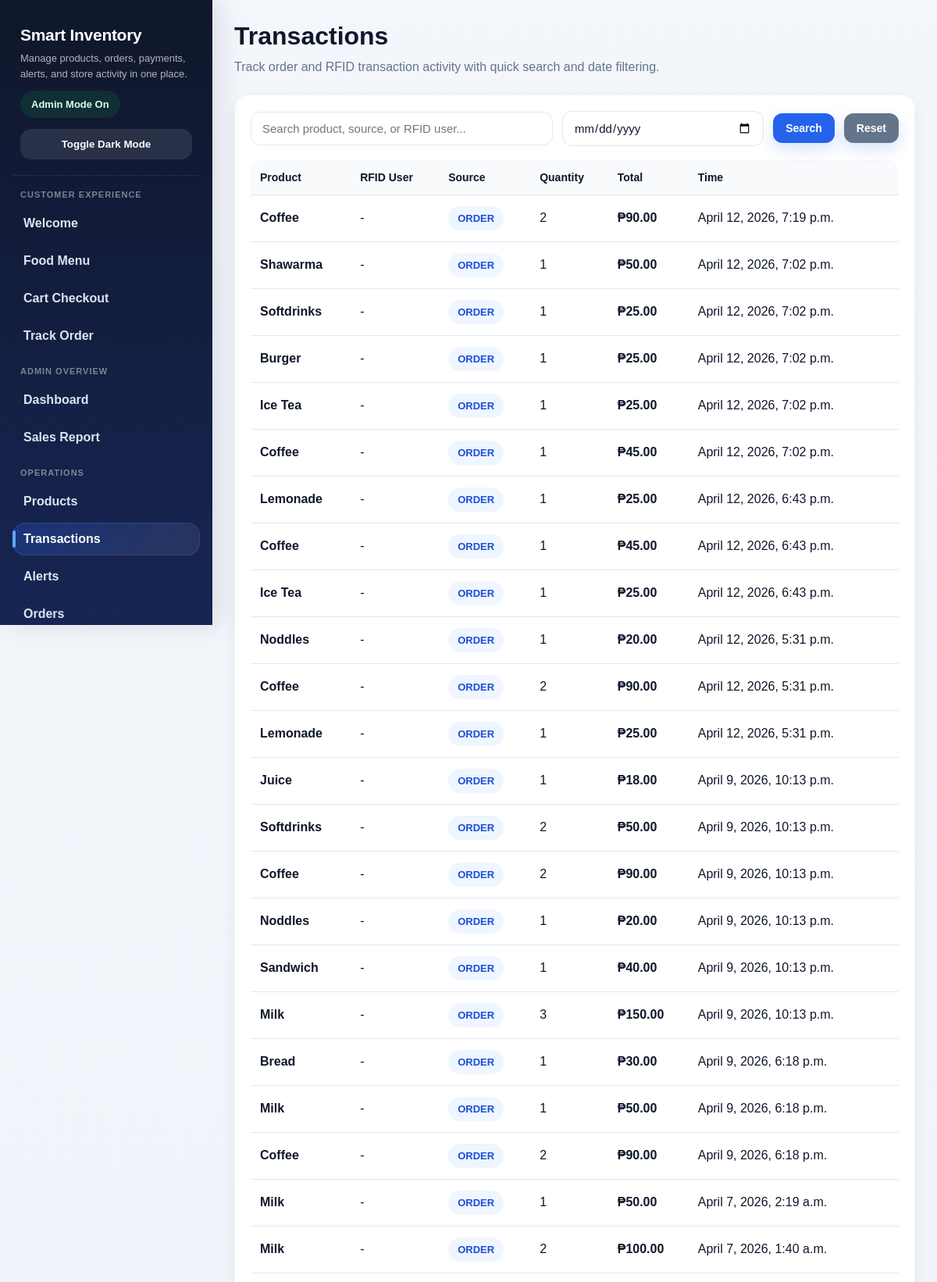
Page /transactions/ (signed in, upper part) on the committed database.
### store/models.py (models this page shows, shortened)
class Transaction(models.Model):
    rfid_user = models.ForeignKey(RFIDUser, on_delete=models.SET_NULL, null=True, blank=True)
    product = models.ForeignKey(Product, on_delete=models.CASCADE)
    quantity = models.IntegerField(default=1)
    total_price = models.DecimalField(max_digits=10, decimal_places=2)
    transaction_time = models.DateTimeField(auto_now_add=True)
    source = models.CharField(max_length=50, default="RFID")

class Product(models.Model):
    name = models.CharField(max_length=150)
    category = models.CharField(max_length=100, blank=True)
    description = models.TextField(blank=True, default='')
    stock = models.IntegerField(default=0)
    reorder_level = models.IntegerField(default=5)
    price = models.DecimalField(max_digits=10, decimal_places=2)
    is_active = models.BooleanField(default=True)
    image = models.ImageField(upload_to='products/', blank=True, null=True)

### store/views.py (the view, shortened to what this page needs)
# urls.py: path('transactions/', views.transaction_list, name='transaction_list'),
def transaction_list(request):
    if not require_store_admin(request):
        return redirect('food_menu')
    query = request.GET.get('q', '').strip()
    selected_date = request.GET.get('date', '').strip()
    transactions = Transaction.objects.select_related('product', 'rfid_user').order_by('-transaction_time')
    if selected_date:
        transactions = transactions.filter(transaction_time__date=selected_date)
    context = {
        'transactions': transactions,
        'query': query,
        'selected_date': selected_date,
    }
    return render(request, 'store/transactions.html', context)

### store/views.py (called while the page is built)
def is_store_admin(request):
    return request.session.get('store_admin_unlocked', False)

def require_store_admin(request):
    if not is_store_admin(request):
        messages.error(request, 'Admin access is required for that action.')
        return False
    return True

### store/templates/store/transactions.html (shortened to what this page needs)
{% extends 'store/base.html' %}
{% block content %}
<div class="page-header">
    <h1>Transactions</h1>
    <p class="page-subtitle">Track order and RFID transaction activity with quick search and date filtering.</p>
</div>
<div class="section">
    <form method="get" class="filter-bar">
        <input type="text" name="q" value="{{ query }}" placeholder="Search product, source, or RFID user...">
        <input type="date" name="date" value="{{ selected_date }}">
        <button type="submit" class="btn">Search</button>
        <a href="{% url 'transaction_list' %}" class="btn" style="background:#64748b;">Reset</a>
    </form>
    <div class="table-wrap">
        <table>
            <tr>
                <th>Product</th>
                <th>RFID User</th>
                <th>Source</th>
                <th>Quantity</th>
                <th>Total</th>
                <th>Time</th>
            </tr>
            {% for txn in transactions %}
            <tr>
                <td style="font-weight:700; text-transform:capitalize;">{{ txn.product.name }}</td>
                <td>
                    {% if txn.rfid_user %}
                        {{ txn.rfid_user.full_name }}
                    {% else %}
                        -
                    {% endif %}
                </td>
                <td>
                    {% if txn.source == 'ORDER' %}
                        <span class="source-badge source-order">{{ txn.source }}</span>
                    {% elif txn.source == 'RFID' %}
                        <span class="source-badge source-rfid">{{ txn.source }}</span>
                    {% else %}
                        {{ txn.source }}
                    {% endif %}
                </td>
                <td>{{ txn.quantity }}</td>
                <td class="amount-text">₱{{ txn.total_price }}</td>
                <td>{{ txn.transaction_time|date:"F j, Y, g:i a" }}</td>
            </tr>
            {% empty %}
            <tr>
                <td colspan="6">No transactions found.</td>
            </tr>
            {% endfor %}
        </table>
    </div>
</div>
{% endblock %}

### store/templates/store/base.html (style rules this page uses)
:root { --bg: #f3f6fb; --bg-soft: #eef3f9; --surface: #ffffff; --surface-soft: #f8fafc; --sidebar: #0f172a; --sidebar-2: #172554; --sidebar-text: #dbe4f0; --text: #0f172a; --muted: #64748b; --border: #e2e8f0; --primary: #2563eb; --primary-hover: #1d4ed8; --success: #16a34a; --danger: #dc2626; --warning: #f59e0b; --info: #2563eb; --shadow-sm: 0 6px 18px rgba(15, 23, 42, 0.06); --shadow-md: 0 10px 28px rgba(15, 23, 42, 0.10); --radius: 18px; --radius-sm: 12px; }
* { box-sizing: border-box; margin: 0; padding: 0; font-family: Arial, sans-serif; }
html { scroll-behavior: smooth; }
body { background: linear-gradient(180deg, var(--bg) 0%, var(--bg-soft) 100%); color: var(--text); transition: background 0.25s ease, color 0.25s ease; }
a { color: inherit; }
.section { background: var(--surface); border-radius: var(--radius); padding: 20px; margin-bottom: 24px; box-shadow: var(--shadow-sm); border: 1px solid rgba(226,232,240,0.45); transition: background 0.25s ease, border-color 0.25s ease; }
.table-wrap { overflow-x: auto; }
table { width: 100%; border-collapse: collapse; overflow: hidden; border-radius: 14px; }
table th, table td { padding: 14px 12px; border-bottom: 1px solid var(--border); text-align: left; vertical-align: middle; color: var(--text); }
table th { background: var(--surface-soft); font-size: 14px; font-weight: 800; }
.btn { display: inline-flex; align-items: center; justify-content: center; gap: 8px; padding: 11px 16px; background: var(--primary); color: white; text-decoration: none; border: none; border-radius: 12px; cursor: pointer; font-size: 14px; font-weight: 800; transition: transform 0.18s ease, background 0.18s ease, box-shadow 0.18s ease; box-shadow: 0 8px 20px rgba(37,99,235,0.18); }
input[type="text"], input[type="number"], input[type="date"], input[type="email"], input[type="password"], select, textarea { width: 100%; padding: 12px 14px; border: 1px solid var(--border); border-radius: 12px; outline: none; font-size: 15px; background: var(--surface); color: var(--text); }

### store/templates/store/transactions.html (style rules this page uses)
.page-header { margin-bottom: 22px; }
.page-subtitle { color: #64748b; margin-top: 8px; line-height: 1.6; }
.filter-bar { display: grid; grid-template-columns: 1.2fr 0.8fr auto auto; gap: 12px; align-items: center; margin-bottom: 18px; }
.source-badge { display: inline-block; padding: 8px 12px; border-radius: 999px; font-size: 13px; font-weight: 800; }
.source-order { background: #eff6ff; color: #1d4ed8; }
.amount-text { font-weight: 800; color: #0f172a; }

### rows in the picture
Transaction: product.name "Coffee", source "ORDER", quantity "2", total_price "90.00", transaction_time "April 12, 2026, 7:19 p.m."
Transaction: product.name "Shawarma", source "ORDER", quantity "1", total_price "50.00", transaction_time "April 12, 2026, 7:02 p.m."
Transaction: product.name "Softdrinks", source "ORDER", quantity "1", total_price "25.00", transaction_time "April 12, 2026, 7:02 p.m."
Transaction: product.name "Burger", source "ORDER", quantity "1", total_price "25.00", transaction_time "April 12, 2026, 7:02 p.m."
Transaction: product.name "Ice Tea", source "ORDER", quantity "1", total_price "25.00", transaction_time "April 12, 2026, 7:02 p.m."
Transaction: product.name "Coffee", source "ORDER", quantity "1", total_price "45.00", transaction_time "April 12, 2026, 7:02 p.m."
Transaction: product.name "Lemonade", source "ORDER", quantity "1", total_price "25.00", transaction_time "April 12, 2026, 6:43 p.m."
Transaction: product.name "Coffee", source "ORDER", quantity "1", total_price "45.00", transaction_time "April 12, 2026, 6:43 p.m."
Transaction: product.name "Ice Tea", source "ORDER", quantity "1", total_price "25.00", transaction_time "April 12, 2026, 6:43 p.m."
Transaction: product.name "Noddles", source "ORDER", quantity "1", total_price "20.00", transaction_time "April 12, 2026, 5:31 p.m."
Transaction: product.name "Coffee", source "ORDER", quantity "2", total_price "90.00", transaction_time "April 12, 2026, 5:31 p.m."
Transaction: product.name "Lemonade", source "ORDER", quantity "1", total_price "25.00", transaction_time "April 12, 2026, 5:31 p.m."
Transaction: product.name "Juice", source "ORDER", quantity "1", total_price "18.00", transaction_time "April 9, 2026, 10:13 p.m."
Transaction: product.name "Softdrinks", source "ORDER", quantity "2", total_price "50.00", transaction_time "April 9, 2026, 10:13 p.m."
Transaction: product.name "Coffee", source "ORDER", quantity "2", total_price "90.00", transaction_time "April 9, 2026, 10:13 p.m."
Transaction: product.name "Noddles", source "ORDER", quantity "1", total_price "20.00", transaction_time "April 9, 2026, 10:13 p.m."
Transaction: product.name "Sandwich", source "ORDER", quantity "1", total_price "40.00", transaction_time "April 9, 2026, 10:13 p.m."
Transaction: product.name "Milk", source "ORDER", quantity "3", total_price "150.00", transaction_time "April 9, 2026, 10:13 p.m."
Transaction: product.name "Bread", source "ORDER", quantity "1", total_price "30.00", transaction_time "April 9, 2026, 6:18 p.m."
Transaction: product.name "Milk", source "ORDER", quantity "1", total_price "50.00", transaction_time "April 9, 2026, 6:18 p.m."
Transaction: product.name "Coffee", source "ORDER", quantity "2", total_price "90.00", transaction_time "April 9, 2026, 6:18 p.m."
Transaction: product.name "Milk", source "ORDER", quantity "1", total_price "50.00", transaction_time "April 7, 2026, 2:19 a.m."
Transaction: product.name "Milk", source "ORDER", quantity "2", total_price "100.00", transaction_time "April 7, 2026, 1:40 a.m."
